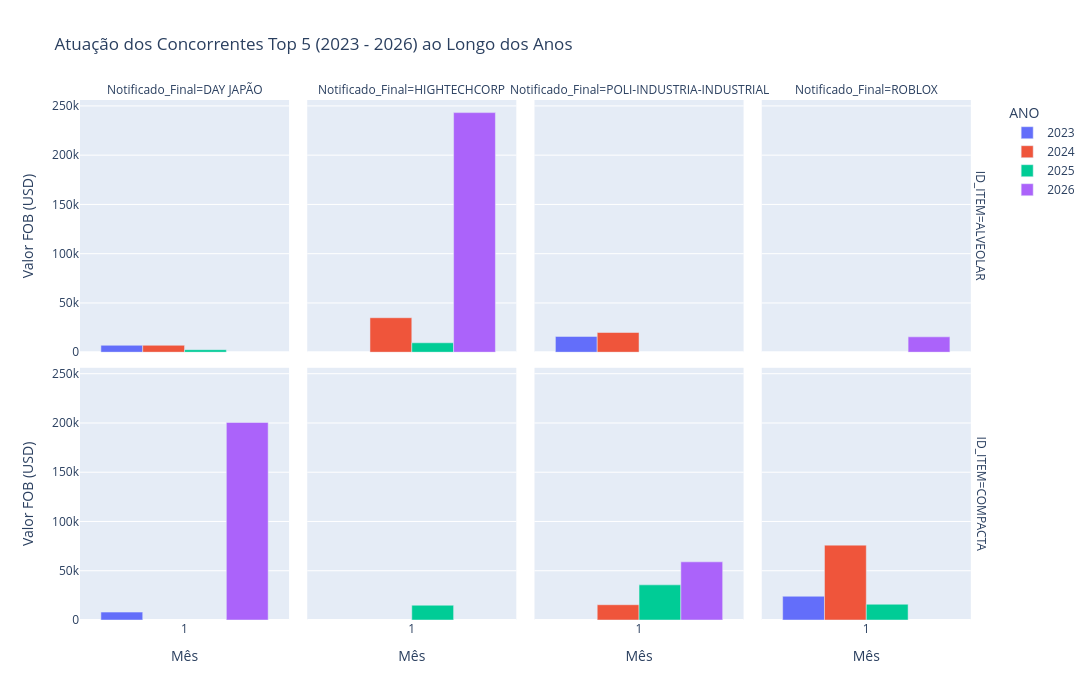

Write notebook code for a chart like this one.
### Code cell
import plotly.express as px

# 1. Filtrar a base mãe trazendo dados históricos (2023 - 2026) APENAS das empresas do Top 5
# Corrigido o filtro de anos para [2023 - 2026]
df_historico = df[
    (df['Notificado_Final'].isin(empresas_finais_unicas)) & 
    (df['ANO'].isin([2023, 2024, 2025, 2026])) &
    (df['ID_ITEM'].isin(["ALVEOLAR", "COMPACTA"]))
]

# 2. Agrupar os dados por Empresa, Ano e Mês para estruturar o gráfico
df_grafico = (
    df_historico.groupby(['ID_ITEM', 'Notificado_Final', 'ANO', 'MÊS'])['VALOR FOB ESTIMADO TOTAL']
    .sum()
    .reset_index()
)

# Garantir que o Ano seja tratado como texto para o gráfico criar barras separadas (lado a lado)
df_grafico['ANO'] = df_grafico['ANO'].astype(str)

# 3. Criar o Gráfico Interativo com o Plotly
fig = px.bar(
    df_grafico, 
    x="MÊS", 
    y="VALOR FOB ESTIMADO TOTAL", 
    color="ANO",                 # Cria barras lado a lado para 2023 até 2026
    barmode="group",             # Força as barras a ficarem juntas/emparelhadas por mês
    facet_col="Notificado_Final",# Cria um minigráfico separado para cada empresa
    facet_row="ID_ITEM",         # Separa Alveolar (linha de cima) de Compacta (linha de baixo)
    title="Atuação dos Concorrentes Top 5 (2023 - 2026) ao Longo dos Anos",
    labels={"VALOR FOB ESTIMADO TOTAL": "Valor FOB (USD)", "MÊS": "Mês"}
)

# Ajustes estéticos para legibilidade
fig.update_xaxes(dtick=1) # Garante que mostre os meses de 1 a 12 certinho
fig.update_layout(height=700, width=1200)

# Exibir o gráfico na tela do Notebook
fig.show()

### Figure 1 — Plotly figure (JSON) as saved in the notebook; plotly's stock layout.template omitted (floating-point values rounded to 4 significant figures)
{"data": [{"alignmentgroup": "True", "hovertemplate": "ANO=2023<br>ID_ITEM=ALVEOLAR<br>Notificado_Final=DAY JAPÃO<br>Mês=%{x}<br>Valor FOB (USD)=%{y}<extra></extra>", "legendgroup": "2023", "marker": {"color": "#636efa", "pattern": {"shape": ""}}, "name": "2023", "offsetgroup": "2023", "orientation": "v", "showlegend": true, "textposition": "auto", "type": "bar", "x": [1], "xaxis": "x5", "y": [7000], "yaxis": "y5"}, {"alignmentgroup": "True", "hovertemplate": "ANO=2023<br>ID_ITEM=ALVEOLAR<br>Notificado_Final=POLI-INDUSTRIA-INDUSTRIAL<br>Mês=%{x}<br>Valor FOB (USD)=%{y}<extra></extra>", "legendgroup": "2023", "marker": {"color": "#636efa", "pattern": {"shape": ""}}, "name": "2023", "offsetgroup": "2023", "orientation": "v", "showlegend": false, "textposition": "auto", "type": "bar", "x": [1], "xaxis": "x7", "y": [16000], "yaxis": "y7"}, {"alignmentgroup": "True", "hovertemplate": "ANO=2023<br>ID_ITEM=COMPACTA<br>Notificado_Final=DAY JAPÃO<br>Mês=%{x}<br>Valor FOB (USD)=%{y}<extra></extra>", "legendgroup": "2023", "marker": {"color": "#636efa", "pattern": {"shape": ""}}, "name": "2023", "offsetgroup": "2023", "orientation": "v", "showlegend": false, "textposition": "auto", "type": "bar", "x": [1], "xaxis": "x", "y": [8000], "yaxis": "y"}, {"alignmentgroup": "True", "hovertemplate": "ANO=2023<br>ID_ITEM=COMPACTA<br>Notificado_Final=ROBLOX<br>Mês=%{x}<br>Valor FOB (USD)=%{y}<extra></extra>", "legendgroup": "2023", "marker": {"color": "#636efa", "pattern": {"shape": ""}}, "name": "2023", "offsetgroup": "2023", "orientation": "v", "showlegend": false, "textposition": "auto", "type": "bar", "x": [1], "xaxis": "x4", "y": [24100], "yaxis": "y4"}, {"alignmentgroup": "True", "hovertemplate": "ANO=2024<br>ID_ITEM=ALVEOLAR<br>Notificado_Final=DAY JAPÃO<br>Mês=%{x}<br>Valor FOB (USD)=%{y}<extra></extra>", "legendgroup": "2024", "marker": {"color": "#EF553B", "pattern": {"shape": ""}}, "name": "2024", "offsetgroup": "2024", "orientation": "v", "showlegend": true, "textposition": "auto", "type": "bar", "x": [1], "xaxis": "x5", "y": [7001], "yaxis": "y5"}, {"alignmentgroup": "True", "hovertemplate": "ANO=2024<br>ID_ITEM=ALVEOLAR<br>Notificado_Final=HIGHTECHCORP<br>Mês=%{x}<br>Valor FOB (USD)=%{y}<extra></extra>", "legendgroup": "2024", "marker": {"color": "#EF553B", "pattern": {"shape": ""}}, "name": "2024", "offsetgroup": "2024", "orientation": "v", "showlegend": false, "textposition": "auto", "type": "bar", "x": [1], "xaxis": "x6", "y": [35000], "yaxis": "y6"}, {"alignmentgroup": "True", "hovertemplate": "ANO=2024<br>ID_ITEM=ALVEOLAR<br>Notificado_Final=POLI-INDUSTRIA-INDUSTRIAL<br>Mês=%{x}<br>Valor FOB (USD)=%{y}<extra></extra>", "legendgroup": "2024", "marker": {"color": "#EF553B", "pattern": {"shape": ""}}, "name": "2024", "offsetgroup": "2024", "orientation": "v", "showlegend": false, "textposition": "auto", "type": "bar", "x": [1], "xaxis": "x7", "y": [20000], "yaxis": "y7"}, {"alignmentgroup": "True", "hovertemplate": "ANO=2024<br>ID_ITEM=COMPACTA<br>Notificado_Final=POLI-INDUSTRIA-INDUSTRIAL<br>Mês=%{x}<br>Valor FOB (USD)=%{y}<extra></extra>", "legendgroup": "2024", "marker": {"color": "#EF553B", "pattern": {"shape": ""}}, "name": "2024", "offsetgroup": "2024", "orientation": "v", "showlegend": false, "textposition": "auto", "type": "bar", "x": [1], "xaxis": "x3", "y": [15500], "yaxis": "y3"}, {"alignmentgroup": "True", "hovertemplate": "ANO=2024<br>ID_ITEM=COMPACTA<br>Notificado_Final=ROBLOX<br>Mês=%{x}<br>Valor FOB (USD)=%{y}<extra></extra>", "legendgroup": "2024", "marker": {"color": "#EF553B", "pattern": {"shape": ""}}, "name": "2024", "offsetgroup": "2024", "orientation": "v", "showlegend": false, "textposition": "auto", "type": "bar", "x": [1], "xaxis": "x4", "y": [76000], "yaxis": "y4"}, {"alignmentgroup": "True", "hovertemplate": "ANO=2025<br>ID_ITEM=ALVEOLAR<br>Notificado_Final=DAY JAPÃO<br>Mês=%{x}<br>Valor FOB (USD)=%{y}<extra></extra>", "legendgroup": "2025", "marker": {"color": "#00cc96", "pattern": {"shape": ""}}, "name": "2025", "offsetgroup": "2025", "orientation": "v", "showlegend": true, "textposition": "auto", "type": "bar", "x": [1], "xaxis": "x5", "y": [2550], "yaxis": "y5"}, {"alignmentgroup": "True", "hovertemplate": "ANO=2025<br>ID_ITEM=ALVEOLAR<br>Notificado_Final=HIGHTECHCORP<br>Mês=%{x}<br>Valor FOB (USD)=%{y}<extra></extra>", "legendgroup": "2025", "marker": {"color": "#00cc96", "pattern": {"shape": ""}}, "name": "2025", "offsetgroup": "2025", "orientation": "v", "showlegend": false, "textposition": "auto", "type": "bar", "x": [1], "xaxis": "x6", "y": [9550], "yaxis": "y6"}, {"alignmentgroup": "True", "hovertemplate": "ANO=2025<br>ID_ITEM=COMPACTA<br>Notificado_Final=HIGHTECHCORP<br>Mês=%{x}<br>Valor FOB (USD)=%{y}<extra></extra>", "legendgroup": "2025", "marker": {"color": "#00cc96", "pattern": {"shape": ""}}, "name": "2025", "offsetgroup": "2025", "orientation": "v", "showlegend": false, "textposition": "auto", "type": "bar", "x": [1], "xaxis": "x2", "y": [15005], "yaxis": "y2"}, {"alignmentgroup": "True", "hovertemplate": "ANO=2025<br>ID_ITEM=COMPACTA<br>Notificado_Final=POLI-INDUSTRIA-INDUSTRIAL<br>Mês=%{x}<br>Valor FOB (USD)=%{y}<extra></extra>", "legendgroup": "2025", "marker": {"color": "#00cc96", "pattern": {"shape": ""}}, "name": "2025", "offsetgroup": "2025", "orientation": "v", "showlegend": false, "textposition": "auto", "type": "bar", "x": [1], "xaxis": "x3", "y": [35670], "yaxis": "y3"}, {"alignmentgroup": "True", "hovertemplate": "ANO=2025<br>ID_ITEM=COMPACTA<br>Notificado_Final=ROBLOX<br>Mês=%{x}<br>Valor FOB (USD)=%{y}<extra></extra>", "legendgroup": "2025", "marker": {"color": "#00cc96", "pattern": {"shape": ""}}, "name": "2025", "offsetgroup": "2025", "orientation": "v", "showlegend": false, "textposition": "auto", "type": "bar", "x": [1], "xaxis": "x4", "y": [16002], "yaxis": "y4"}, {"alignmentgroup": "True", "hovertemplate": "ANO=2026<br>ID_ITEM=ALVEOLAR<br>Notificado_Final=HIGHTECHCORP<br>Mês=%{x}<br>Valor FOB (USD)=%{y}<extra></extra>", "legendgroup": "2026", "marker": {"color": "#ab63fa", "pattern": {"shape": ""}}, "name": "2026", "offsetgroup": "2026", "orientation": "v", "showlegend": true, "textposition": "auto", "type": "bar", "x": [1], "xaxis": "x6", "y": [243200], "yaxis": "y6"}, {"alignmentgroup": "True", "hovertemplate": "ANO=2026<br>ID_ITEM=ALVEOLAR<br>Notificado_Final=ROBLOX<br>Mês=%{x}<br>Valor FOB (USD)=%{y}<extra></extra>", "legendgroup": "2026", "marker": {"color": "#ab63fa", "pattern": {"shape": ""}}, "name": "2026", "offsetgroup": "2026", "orientation": "v", "showlegend": false, "textposition": "auto", "type": "bar", "x": [1], "xaxis": "x8", "y": [15600], "yaxis": "y8"}, {"alignmentgroup": "True", "hovertemplate": "ANO=2026<br>ID_ITEM=COMPACTA<br>Notificado_Final=DAY JAPÃO<br>Mês=%{x}<br>Valor FOB (USD)=%{y}<extra></extra>", "legendgroup": "2026", "marker": {"color": "#ab63fa", "pattern": {"shape": ""}}, "name": "2026", "offsetgroup": "2026", "orientation": "v", "showlegend": false, "textposition": "auto", "type": "bar", "x": [1], "xaxis": "x", "y": [200506], "yaxis": "y"}, {"alignmentgroup": "True", "hovertemplate": "ANO=2026<br>ID_ITEM=COMPACTA<br>Notificado_Final=POLI-INDUSTRIA-INDUSTRIAL<br>Mês=%{x}<br>Valor FOB (USD)=%{y}<extra></extra>", "legendgroup": "2026", "marker": {"color": "#ab63fa", "pattern": {"shape": ""}}, "name": "2026", "offsetgroup": "2026", "orientation": "v", "showlegend": false, "textposition": "auto", "type": "bar", "x": [1], "xaxis": "x3", "y": [59050], "yaxis": "y3"}], "layout": {"annotations": [{"font": {}, "showarrow": false, "text": "Notificado_Final=DAY JAPÃO", "x": 0.115, "xanchor": "center", "xref": "paper", "y": 1, "yanchor": "bottom", "yref": "paper"}, {"font": {}, "showarrow": false, "text": "Notificado_Final=HIGHTECHCORP", "x": 0.365, "xanchor": "center", "xref": "paper", "y": 1, "yanchor": "bottom", "yref": "paper"}, {"font": {}, "showarrow": false, "text": "Notificado_Final=POLI-INDUSTRIA-INDUSTRIAL", "x": 0.615, "xanchor": "center", "xref": "paper", "y": 1, "yanchor": "bottom", "yref": "paper"}, {"font": {}, "showarrow": false, "text": "Notificado_Final=ROBLOX", "x": 0.865, "xanchor": "center", "xref": "paper", "y": 1, "yanchor": "bottom", "yref": "paper"}, {"font": {}, "showarrow": false, "text": "ID_ITEM=COMPACTA", "textangle": 90, "x": 0.98, "xanchor": "left", "xref": "paper", "y": 0.2425, "yanchor": "middle", "yref": "paper"}, {"font": {}, "showarrow": false, "text": "ID_ITEM=ALVEOLAR", "textangle": 90, "x": 0.98, "xanchor": "left", "xref": "paper", "y": 0.7575, "yanchor": "middle", "yref": "paper"}], "barmode": "group", "height": 700, "legend": {"title": {"text": "ANO"}, "tracegroupgap": 0}, "title": {"text": "Atuação dos Concorrentes Top 5 (2023 - 2026) ao Longo dos Anos"}, "width": 1200, "xaxis": {"anchor": "y", "domain": [0, 0.23], "dtick": 1, "title": {"text": "Mês"}}, "xaxis2": {"anchor": "y2", "domain": [0.25, 0.48], "dtick": 1, "matches": "x", "title": {"text": "Mês"}}, "xaxis3": {"anchor": "y3", "domain": [0.5, 0.73], "dtick": 1, "matches": "x", "title": {"text": "Mês"}}, "xaxis4": {"anchor": "y4", "domain": [0.75, 0.98], "dtick": 1, "matches": "x", "title": {"text": "Mês"}}, "xaxis5": {"anchor": "y5", "domain": [0, 0.23], "dtick": 1, "matches": "x", "showticklabels": false}, "xaxis6": {"anchor": "y6", "domain": [0.25, 0.48], "dtick": 1, "matches": "x", "showticklabels": false}, "xaxis7": {"anchor": "y7", "domain": [0.5, 0.73], "dtick": 1, "matches": "x", "showticklabels": false}, "xaxis8": {"anchor": "y8", "domain": [0.75, 0.98], "dtick": 1, "matches": "x", "showticklabels": false}, "yaxis": {"anchor": "x", "domain": [0, 0.485], "title": {"text": "Valor FOB (USD)"}}, "yaxis2": {"anchor": "x2", "domain": [0, 0.485], "matches": "y", "showticklabels": false}, "yaxis3": {"anchor": "x3", "domain": [0, 0.485], "matches": "y", "showticklabels": false}, "yaxis4": {"anchor": "x4", "domain": [0, 0.485], "matches": "y", "showticklabels": false}, "yaxis5": {"anchor": "x5", "domain": [0.515, 1], "matches": "y", "title": {"text": "Valor FOB (USD)"}}, "yaxis6": {"anchor": "x6", "domain": [0.515, 1], "matches": "y", "showticklabels": false}, "yaxis7": {"anchor": "x7", "domain": [0.515, 1], "matches": "y", "showticklabels": false}, "yaxis8": {"anchor": "x8", "domain": [0.515, 1], "matches": "y", "showticklabels": false}}}
